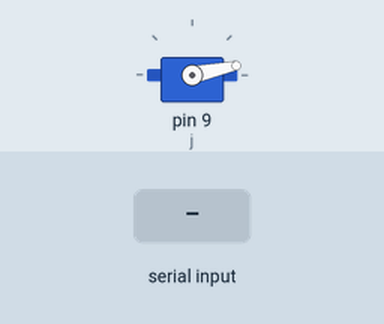
This sketch was run on a simulated Arduino Uno, built with avr-gcc and run on an emulated ATmega328P. On the bench: servo. The inputs (shaded band) are chosen by the test bench. What the sketch prints to the serial monitor is not drawn.

Above: at 1.2 s.
1.3 s: "1" received over Serial
At 2.5 s:
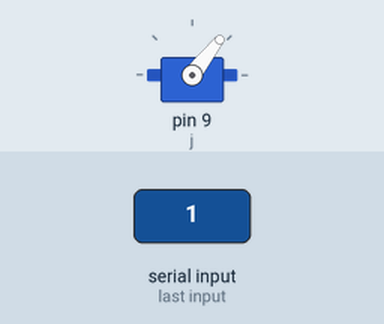
2.8 s: "0" received over Serial
At 3.6 s:
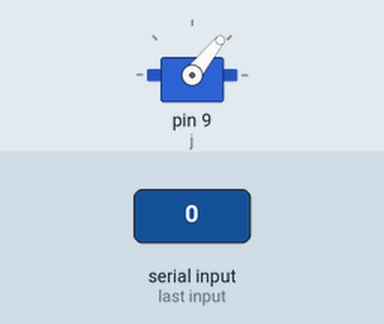
Timing chart, 0 to 5.8 s (numbered marks = the images above; inputs shaded):
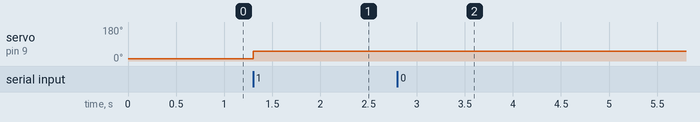

The sketch:

sketch.ino
```cpp
#include <Servo.h>

int s = 0;
unsigned long t = 0;

Servo j;

void setup() {
  j.attach(9);
  Serial.begin(115200);
  Serial.print("yodel");
  t = millis();
}

void loop() {
  if(Serial.available() > 0) {
    s = int(Serial.read());
    t = millis();
  }
  if(millis() - t < 500) {
    j.writeMicroseconds(83*s/10 + 670);
  }
  else {
    digitalWrite(9, LOW);
  }
}
```

Measured:
- after the input at 1.3 s, servo on pin 9 (j): 12° → 52° at once
- after the input at 2.8 s, servo on pin 9 (j): 52° → 51° at once
